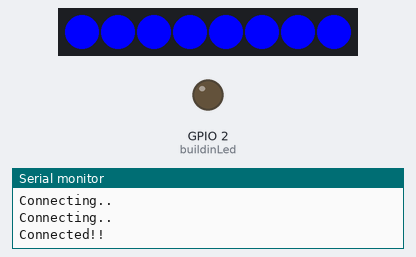
This sketch was run on a simulated ESP8266 (NodeMCU). Parts: 8 RGB LEDs in strip order, left to right, output pins drawn as LEDs (lit = HIGH), the last lines printed to the serial monitor. WiFi joins after 1.5 s; servers stay silent unless stated.

Above: at 2.1 s.
At 14.2 s:
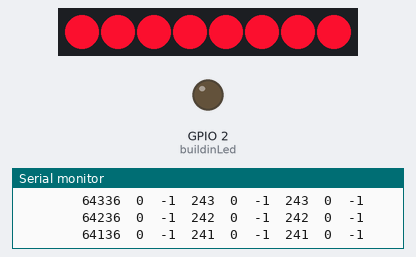
At 38.6 s:
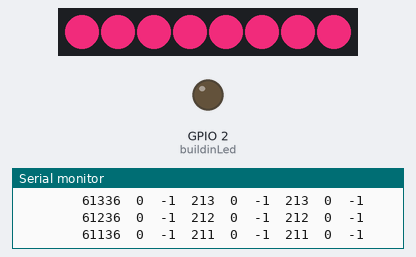
Timing chart, 0 to 40.0 s (numbered marks = the images above):
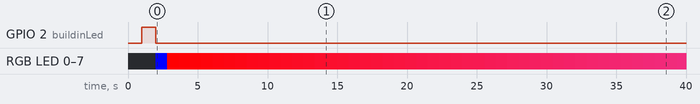

The sketch:

light_beacons_color.ino
```cpp
#include <Adafruit_NeoPixel.h>
#ifdef __AVR__
#include <avr/power.h>
#endif

#define PIN            4
#define NUMPIXELS      8

Adafruit_NeoPixel pixels = Adafruit_NeoPixel(NUMPIXELS, PIN, NEO_GRB + NEO_KHZ800);

#include <ESP8266WiFi.h>
#include <ESP8266HTTPClient.h>

const char* ssid = "interwebs";
const char* password = "Wachtwoord";

//const char* ssid = "Dollard_2.4GHz";
//const char* password = "ik54j3s94rgq";

int buildinLed = 2;

int lightIndex = 0;

int light = 0;
int hue = 65536;
int saturation = 255;
int brightness = 255;

int currentHue = 65536;
int currentSaturation = 255;
int currentBrightness = 255;

String payload1, payload2, payload3, payload4;

void setup () {
  pinMode(buildinLed, OUTPUT);
  Serial.begin(115200);
  WiFi.begin(ssid, password);

  while (WiFi.status() != WL_CONNECTED) {
    delay(1000);
    Serial.println("Connecting..");
    digitalWrite(buildinLed, HIGH);
  }
  Serial.println("Connected!!");
  digitalWrite(buildinLed, LOW);

  pixels.begin(); // This initializes the NeoPixel library.
  setColorStart();
}

void loop() {

  if (WiFi.status() == WL_CONNECTED) { //Check WiFi connection status
    HTTPClient httpL, httpH, httpS, httpB;  //Declare an object of class HTTPClient
    httpL.begin("http://192.168.43.67:1000");
    httpH.begin("http://192.168.43.67:1001");
    httpS.begin("http://192.168.43.67:1002");
    httpB.begin("http://192.168.43.67:1003");
    int httpCode1 = httpL.GET();
    int httpCode2 = httpH.GET();
    int httpCode3 = httpS.GET();
    int httpCode4 = httpB.GET();
    if (httpCode1 > 0) {
      payload1 = httpL.getString();
    }
    if (httpCode2 > 0) {
      payload2 = httpH.getString();
    }
    if (httpCode3 > 0) {
      payload3 = httpS.getString();
    }
    if (httpCode3 > 0) {
      payload4 = httpB.getString();
    }
    httpL.end();
    httpH.end();
    httpS.end();
    httpB.end();
  }
  light = payload1.toFloat();
  if (light == lightIndex) {
    setColor(payload2, payload3, payload4);
  }
  delay(10);
}

void setColor(String inString2, String inString3, String inString4) {
  //  char charBuffer[100];
  //  inString.toCharArray(charBuffer, 100);
  //  char* comma;
  //  comma = strtok(charBuffer, ",");
  //
  //  while (comma != NULL) {
  //    int i = 0;
  //    comma = strtok(NULL, ",");
  //    data[i] = atof(comma);
  //    i++;
  //  }

  //    Serial.print(data[0]);
  //    Serial.print("\t");
  //    Serial.print(data[1]);
  //    Serial.print("\t");
  //    Serial.println(data[2]);

  hue = inString2.toFloat() * 65536;
  saturation = inString3.toFloat() * 255;
  brightness = inString4.toFloat() * 255;
  //  hue = inHue * 65536;
  //  saturation = inSaturation * 255;
  //  brightness = inBrightness * 255;

  //    Serial.print(hue);
  //    Serial.print("\t");
  //    Serial.print(saturation);
  //    Serial.print("\t");
  //    Serial.println(brightness);

  Serial.print(payload1);
  Serial.print("\t");
  Serial.print(payload2);
  Serial.print("\t");
  Serial.print(payload3);
  Serial.print("\t");
  Serial.print(payload4);
  Serial.print("\t");

  Serial.print(currentHue);
  Serial.print("\t");
  Serial.print(hue);
  Serial.print("\t");
  Serial.print(checkPos(currentHue, hue));
  Serial.print("\t");

  Serial.print(currentSaturation);
  Serial.print("\t");
  Serial.print(saturation);
  Serial.print("\t");
  Serial.print(checkPos(currentSaturation, saturation));
  Serial.print("\t");

  Serial.print(currentBrightness);
  Serial.print("\t");
  Serial.print(brightness);
  Serial.print("\t");
  Serial.print(checkPos(currentBrightness, brightness));
  Serial.println("\t");


  currentHue = currentHue + (checkPos(currentHue, hue) * 100);
  currentSaturation = currentSaturation + checkPos(currentSaturation, saturation);
  currentBrightness = currentBrightness + checkPos(currentBrightness, brightness);

  for (int i = 0; i < NUMPIXELS; i++) {
    // pixels.Color takes RGB values, from 0,0,0 up to 255,255,255
    pixels.setPixelColor(i, pixels.ColorHSV(currentHue, currentSaturation, currentBrightness)); // Moderately bright green color.
    pixels.show(); // This sends the updated pixel color to the hardware.
  }
}

void setColorStart() {
  for (int i = 0; i < NUMPIXELS; i++) {
    // pixels.Color takes RGB values, from 0,0,0 up to 255,255,255
    pixels.setPixelColor(i, pixels.Color(0, 0, 255)); // Moderately bright green color.
    pixels.show(); // This sends the updated pixel color to the hardware.
  }
}

int checkPos(int current, int target) {
  if (current < target) {
    return 1;
  }
  else if (current > target) {
    return -1;
  }
  else {
    return 0;
  }
}
```

Measured:
- by itself, RGB LED 0–7: off → RGB(0, 0, 255) at 2.0 s, → RGB(254, 0, 1) 0.80 s later, → RGB(253, 1, 5) 0.81 s later, → RGB(252, 2, 8) 0.81 s later, … (47 changes in this stretch)
- what the display in image 0 shows lasts 0.8 s, from 2.0 s to 2.8 s
